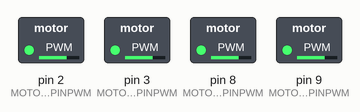
Bench run of a sketch on a simulated Arduino Mega 2560, built with avr-gcc and run on an emulated ATmega2560. Shown: switched loads named in the sketch (green lamp = pin HIGH).

Above: at 0.1 s.
At 6.3 s:
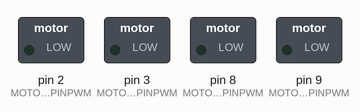
Timing chart, 0 to 7.8 s (numbered marks = the images above):
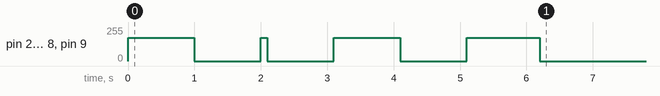

The sketch:

_4WheelDrive_TEST.ino
```cpp
/*
Code for four wheel drive robot based on Arduino Mega 2560 and L298 motor driver,
Consult attached fritzing schematic for pin assignment/refernce.
Change the base speed and delays as per your requirement.
There is a chance that right or left may be swapped as per your connections
Code and Schematic by: muzzamil21
*/

#define MOTORBL_PINB  47  //IN3
#define MOTORBL_PINF  49  //IN4
#define MOTORBL_PINPWM  9 //ENB

#define MOTORBR_PINF  43  //IN1
#define MOTORBR_PINB  45  //IN2
#define MOTORBR_PINPWM  8 //ENA

#define MOTORFL_PINF  31 //IN1
#define MOTORFL_PINB  33  //IN2
#define MOTORFL_PINPWM  3 //ENA

#define MOTORFR_PINB  35 //IN3
#define MOTORFR_PINF  37  //IN4
#define MOTORFR_PINPWM  2 //ENB

int base_speed = 175;   //value range is 0-255


void setup() {
  // put your setup code here, to run once:
Serial.begin(115200);

robot_fwd(base_speed);    //moving forward the robot for 1 second
delay(1000);
robot_stop();             //stoppping the robot for 1 second
delay(1000);
robot_right(base_speed);    //turning the robot to right side
delay(100);
robot_stop();           //stoppping the robot for 1 second
delay(1000);
robot_bkd(base_speed);    //moving backward the robot for 1 second
delay(1000);
robot_stop();         //stoppping the robot for 1 second
delay(1000);
robot_left(base_speed);   //turning the robot to left side
delay(100);
robot_fwd(base_speed);    //moving forward the robot for 1 second
delay(1000);
robot_stop();           //stoppping the robot for 5 second
delay(5000);
}

void loop() {
  // put your main code here, to run repeatedly:

}
```

Motor_Movement.ino
```cpp
/*
Motor_Movement has all the functions for controlling the motor
*/
                /******DEFINING METHODS FOR MOTORS MOTION******/

                /**BACKWARD LEFT MOTOR FORWARD MOTION METHOD**/
void MotorBL_FWD(int BASE_SPEED) {
  digitalWrite(MOTORBL_PINF, HIGH);
  digitalWrite(MOTORBL_PINB, LOW);
  analogWrite(MOTORBL_PINPWM, BASE_SPEED);
}
                /**BACKWARD LEFT MOTOR BACKWARD MOTION METHOD**/
void MotorBL_BKD(int BASE_SPEED) {
  digitalWrite(MOTORBL_PINF, LOW);
  digitalWrite(MOTORBL_PINB, HIGH);
  analogWrite(MOTORBL_PINPWM, BASE_SPEED);
}
                 /**BACKWARD RIGHT MOTOR FORWARD MOTION METHOD**/
void MotorBR_FWD(int BASE_SPEED) {
  digitalWrite(MOTORBR_PINF, HIGH);
  digitalWrite(MOTORBR_PINB, LOW);
  analogWrite(MOTORBR_PINPWM, BASE_SPEED);
}
                /**BACKWARD RIGHT MOTOR BACKWARD MOTION METHOD**/
void MotorBR_BKD(int BASE_SPEED) {
  digitalWrite(MOTORBR_PINF, LOW);
  digitalWrite(MOTORBR_PINB, HIGH);
  analogWrite(MOTORBR_PINPWM, BASE_SPEED);
}
                /**FORWARD LEFT MOTOR FORWARD MOTION METHOD**/
void MotorFL_FWD(int BASE_SPEED) {
  digitalWrite(MOTORFL_PINF, HIGH);
  digitalWrite(MOTORFL_PINB, LOW);
  analogWrite(MOTORFL_PINPWM, BASE_SPEED);
}
               /**FORWARD LEFT MOTOR BACKWARD MOTION METHOD**/
void MotorFL_BKD(int BASE_SPEED) {
  digitalWrite(MOTORFL_PINF, LOW);
  digitalWrite(MOTORFL_PINB, HIGH);
  analogWrite(MOTORFL_PINPWM, BASE_SPEED);
}
              /**FORWARD RIGHT MOTOR FORWARD MOTION METHOD**/
void MotorFR_FWD(int BASE_SPEED) {
  digitalWrite(MOTORFR_PINF, HIGH);
  digitalWrite(MOTORFR_PINB, LOW);
  analogWrite(MOTORFR_PINPWM, BASE_SPEED);
}
              /**FORWARD RIGHT MOTOR BACKWARD MOTION METHOD**/
void MotorFR_BKD(int BASE_SPEED) {
  digitalWrite(MOTORFR_PINF, LOW);
  digitalWrite(MOTORFR_PINB, HIGH);
  analogWrite(MOTORFR_PINPWM, BASE_SPEED);
}
```

Robot_Movement.ino
```cpp
              /**ROBOT FORWARD MOTION METHOD**/
void robot_fwd(int Bspeed) {
  MotorBL_FWD(Bspeed);
  MotorBR_FWD(Bspeed);
  MotorFL_FWD(Bspeed);
  MotorFR_FWD(Bspeed);
}
             /**ROBOT BACKWARD MOTION METHOD**/
void robot_bkd(int Bspeed) {
  MotorBL_BKD(Bspeed);
  MotorBR_BKD(Bspeed);
  MotorFL_BKD(Bspeed);
  MotorFR_BKD(Bspeed);
}
                  /**ROBOT STOP METHOD**/
void robot_stop() {
  MotorBL_BKD(0);
  MotorBR_BKD(0);
  MotorFL_BKD(0);
  MotorFR_BKD(0);
}
                 /**ROBOT RIGHT MOTION METHOD**/
void robot_right(int BspeedT) {
  MotorBL_FWD(BspeedT);
  MotorFL_FWD(BspeedT);
  MotorFR_BKD(BspeedT);
  MotorBR_BKD(BspeedT);
}
                 /**ROBOT LEFT MOTION METHOD**/
void robot_left(int BspeedT) {
  MotorBL_BKD(BspeedT);
  MotorFL_BKD(BspeedT);
  MotorFR_FWD(BspeedT);
  MotorBR_FWD(BspeedT);
}
```
